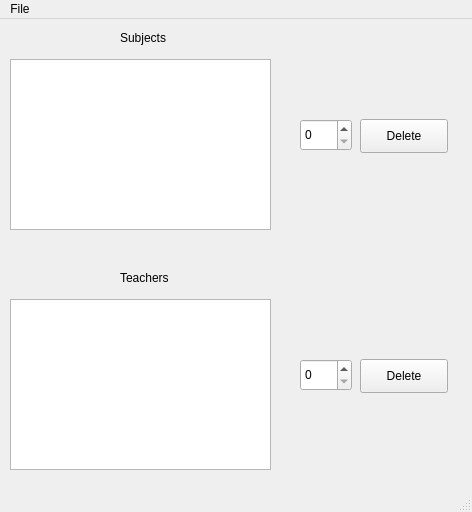
<?xml version="1.0" encoding="UTF-8"?>
<ui version="4.0">
 <class>delTSClass</class>
 <widget class="QMainWindow" name="delTSClass">
  <property name="geometry">
   <rect>
    <x>0</x>
    <y>0</y>
    <width>472</width>
    <height>512</height>
   </rect>
  </property>
  <property name="windowTitle">
   <string>Delete Teachers or Subjects</string>
  </property>
  <widget class="QWidget" name="centralwidget">
   <widget class="QTableView" name="tbSubjects">
    <property name="geometry">
     <rect>
      <x>10</x>
      <y>40</y>
      <width>261</width>
      <height>171</height>
     </rect>
    </property>
    <property name="editTriggers">
     <set>QAbstractItemView::NoEditTriggers</set>
    </property>
   </widget>
   <widget class="QLabel" name="label">
    <property name="geometry">
     <rect>
      <x>120</x>
      <y>10</y>
      <width>58</width>
      <height>18</height>
     </rect>
    </property>
    <property name="text">
     <string>Subjects</string>
    </property>
   </widget>
   <widget class="QTableView" name="tbTeachers">
    <property name="geometry">
     <rect>
      <x>10</x>
      <y>280</y>
      <width>261</width>
      <height>171</height>
     </rect>
    </property>
    <property name="editTriggers">
     <set>QAbstractItemView::NoEditTriggers</set>
    </property>
   </widget>
   <widget class="QLabel" name="label_2">
    <property name="geometry">
     <rect>
      <x>120</x>
      <y>250</y>
      <width>58</width>
      <height>18</height>
     </rect>
    </property>
    <property name="text">
     <string>Teachers</string>
    </property>
   </widget>
   <widget class="QSpinBox" name="spnSub">
    <property name="geometry">
     <rect>
      <x>300</x>
      <y>100</y>
      <width>52</width>
      <height>32</height>
     </rect>
    </property>
   </widget>
   <widget class="QPushButton" name="btnDeleteSub">
    <property name="geometry">
     <rect>
      <x>360</x>
      <y>100</y>
      <width>88</width>
      <height>34</height>
     </rect>
    </property>
    <property name="text">
     <string>Delete</string>
    </property>
   </widget>
   <widget class="QSpinBox" name="spnTeach">
    <property name="geometry">
     <rect>
      <x>300</x>
      <y>340</y>
      <width>52</width>
      <height>32</height>
     </rect>
    </property>
   </widget>
   <widget class="QPushButton" name="btnDeleteTeach">
    <property name="geometry">
     <rect>
      <x>360</x>
      <y>340</y>
      <width>88</width>
      <height>34</height>
     </rect>
    </property>
    <property name="text">
     <string>Delete</string>
    </property>
   </widget>
   <widget class="QLabel" name="lblQueryStatus">
    <property name="geometry">
     <rect>
      <x>10</x>
      <y>220</y>
      <width>441</width>
      <height>20</height>
     </rect>
    </property>
    <property name="text">
     <string/>
    </property>
    <property name="alignment">
     <set>Qt::AlignCenter</set>
    </property>
   </widget>
  </widget>
  <widget class="QMenuBar" name="menubar">
   <property name="geometry">
    <rect>
     <x>0</x>
     <y>0</y>
     <width>472</width>
     <height>30</height>
    </rect>
   </property>
   <widget class="QMenu" name="menuFile">
    <property name="title">
     <string>File</string>
    </property>
    <addaction name="actionRefresh"/>
   </widget>
   <addaction name="menuFile"/>
  </widget>
  <widget class="QStatusBar" name="statusbar"/>
  <action name="actionRefresh">
   <property name="text">
    <string>&amp;Refresh</string>
   </property>
  </action>
 </widget>
 <resources/>
 <connections/>
</ui>
